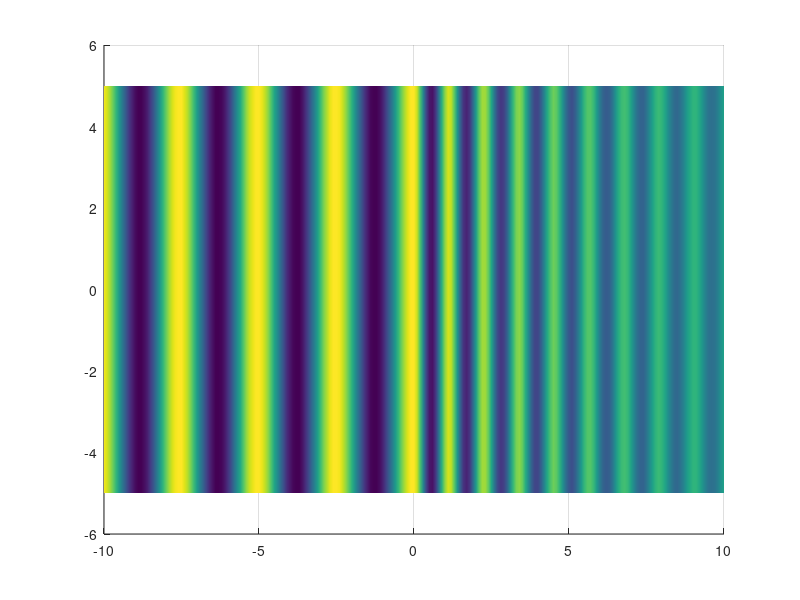

Reproduce this figure in MATLAB.
% planeWave.m
% Solution plots plane wave propagation in lossy media at normal incidence.
%
clear all; close all; clc;

% Constants
eps_0 = 8.854188e-12;
mu_0 = 4 * pi * 10e-7;
eta_0 = 120 * pi;

% User defined variables
lambda = 8;     % wave length [m]
E_0 = 1;        % amplitude [V/m]
phi = 0;        % phase shift [rad]
sigma = 5e-4;   % conductivity of lossy medium [S/m]
eps_r = 5;      % relative permittivity of lossy medium
mu_r = 1;       % relative permeability of lossy medium

% Compuations
f = 3e8 / lambda;
[x, y] = meshgrid( -10:0.1:10, -5:0.1:5 );
t = linspace( 0, 1/f, 16 );
omega = 2 * pi * f;
mu = mu_r * mu_0;
eps = eps_r * eps_0;
gamma = 1i * omega * sqrt( mu * eps ) * ... % complex propagation const.
        sqrt( 1 - 1i * ( sigma / ( omega * eps ) ) );
alpha( 1:length(y(:,1)), 1:(length(x)/2) - 1 ) = 0; % attenuation const.
alpha( 1:length(y(:,1)), length(x)/2:length(x) ) = real(gamma); 
beta( 1:length(y(:,1)), 1:(length(x)/2) - 1 ) = ... % phase const.
    omega * sqrt( eps_0 * mu_0 ); 
beta( 1:length(y(:,1)), length(x)/2:length(x) ) = ...
    imag(gamma);
eta = 1i * omega * mu / gamma; % intristic impedance
Gamma = ( eta - eta_0 ) / ( eta + eta_0 ); % reflection coefficient
T = 1 + Gamma; % transmission coefficient

% Plotting
for n = 1:length(t)
    E = E_0 * exp( -alpha .* x ) .* cos( omega * t(n) - beta .* x + phi );
    surf( x, y, E );
    shading interp;
    view(2);
    caxis( [-E_0  E_0] );
    zlim( [-1.2*E_0  1.2*E_0] );
    mov(n) = getframe();
end 

movie(mov, 8);